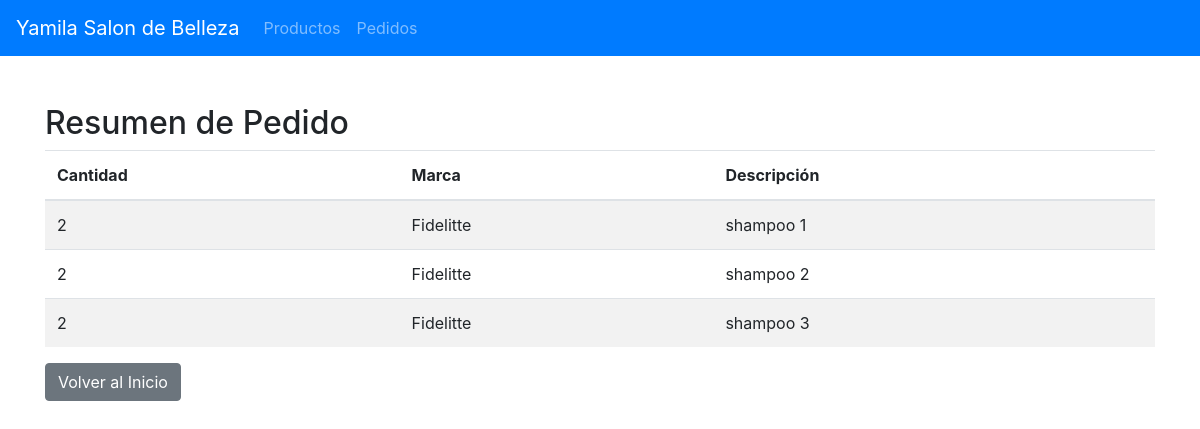
/order_summary, run on the app's committed database.
### app/models.py (models this page shows)
class Order(db.Model):
    id = db.Column(db.Integer, primary_key=True)
    product_id = db.Column(db.Integer, db.ForeignKey('product.id'), nullable=False)
    quantity = db.Column(db.Integer, nullable=False)
    date = db.Column(db.Date, nullable=False)

class Product(db.Model):
    id = db.Column(db.Integer, primary_key=True)
    brand = db.Column(db.String(80), nullable=False)
    description = db.Column(db.String(200), nullable=False)
    wholesale_price = db.Column(db.Float, nullable=False)
    professional_price = db.Column(db.Float, nullable=False)
    orders = db.relationship('Order', backref='product', lazy=True)

### app/routes.py (the view)
@main.route('/order_summary')
def order_summary():
    orders = Order.query.all()
    return render_template('order_summary.html', orders=orders)

### app/templates/order_summary.html
{% extends 'base.html' %}
{% block content %}
<h2>Resumen de Pedido</h2>
<table class="table table-striped">
  <thead>
    <tr>
      <th>Cantidad</th>
      <th>Marca</th>
      <th>Descripción</th>
    </tr>
  </thead>
  <tbody>
    {% for order in orders %}
    <tr>
      <td>{{ order.quantity }}</td>
      <td>{{ order.product.brand }}</td>
      <td>{{ order.product.description }}</td>
    </tr>
    {% endfor %}
  </tbody>
</table>
<a href="{{ url_for('main.index') }}" class="btn btn-secondary">Volver al Inicio</a>
{% endblock %}

### data on the page
Order: quantity "2", product.brand "Fidelitte", product.description "shampoo 1"
Order: quantity "2", product.brand "Fidelitte", product.description "shampoo 2"
Order: quantity "2", product.brand "Fidelitte", product.description "shampoo 3"
